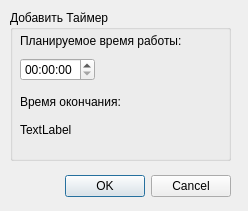
<?xml version="1.0" encoding="UTF-8"?>
<ui version="4.0">
 <class>Dialog</class>
 <widget class="QDialog" name="Dialog">
  <property name="geometry">
   <rect>
    <x>0</x>
    <y>0</y>
    <width>248</width>
    <height>211</height>
   </rect>
  </property>
  <property name="windowTitle">
   <string>Dialog</string>
  </property>
  <widget class="QDialogButtonBox" name="buttonBox">
   <property name="geometry">
    <rect>
     <x>0</x>
     <y>170</y>
     <width>231</width>
     <height>32</height>
    </rect>
   </property>
   <property name="orientation">
    <enum>Qt::Orientation::Horizontal</enum>
   </property>
   <property name="standardButtons">
    <set>QDialogButtonBox::StandardButton::Cancel|QDialogButtonBox::StandardButton::Ok</set>
   </property>
  </widget>
  <widget class="QGroupBox" name="groupBox">
   <property name="geometry">
    <rect>
     <x>10</x>
     <y>10</y>
     <width>221</width>
     <height>151</height>
    </rect>
   </property>
   <property name="title">
    <string>Добавить Таймер</string>
   </property>
   <widget class="QWidget" name="verticalLayoutWidget">
    <property name="geometry">
     <rect>
      <x>10</x>
      <y>20</y>
      <width>171</width>
      <height>51</height>
     </rect>
    </property>
    <layout class="QVBoxLayout" name="verticalLayout">
     <item>
      <widget class="QLabel" name="label">
       <property name="text">
        <string>Планируемое время работы:</string>
       </property>
      </widget>
     </item>
     <item>
      <layout class="QHBoxLayout" name="horizontalLayout">
       <item>
        <widget class="QTimeEdit" name="timeEdit">
         <property name="minimumSize">
          <size>
           <width>75</width>
           <height>0</height>
          </size>
         </property>
        </widget>
       </item>
       <item>
        <spacer name="horizontalSpacer">
         <property name="orientation">
          <enum>Qt::Orientation::Horizontal</enum>
         </property>
         <property name="sizeHint" stdset="0">
          <size>
           <width>40</width>
           <height>20</height>
          </size>
         </property>
        </spacer>
       </item>
      </layout>
     </item>
    </layout>
   </widget>
   <widget class="QWidget" name="verticalLayoutWidget_2">
    <property name="geometry">
     <rect>
      <x>10</x>
      <y>80</y>
      <width>160</width>
      <height>51</height>
     </rect>
    </property>
    <layout class="QVBoxLayout" name="verticalLayout_2">
     <item>
      <widget class="QLabel" name="label_2">
       <property name="text">
        <string>Время окончания:</string>
       </property>
      </widget>
     </item>
     <item>
      <widget class="QLabel" name="label_3">
       <property name="text">
        <string>TextLabel</string>
       </property>
      </widget>
     </item>
    </layout>
   </widget>
  </widget>
 </widget>
 <resources/>
 <connections>
  <connection>
   <sender>buttonBox</sender>
   <signal>accepted()</signal>
   <receiver>Dialog</receiver>
   <slot>accept()</slot>
   <hints>
    <hint type="sourcelabel">
     <x>248</x>
     <y>254</y>
    </hint>
    <hint type="destinationlabel">
     <x>157</x>
     <y>274</y>
    </hint>
   </hints>
  </connection>
  <connection>
   <sender>buttonBox</sender>
   <signal>rejected()</signal>
   <receiver>Dialog</receiver>
   <slot>reject()</slot>
   <hints>
    <hint type="sourcelabel">
     <x>316</x>
     <y>260</y>
    </hint>
    <hint type="destinationlabel">
     <x>286</x>
     <y>274</y>
    </hint>
   </hints>
  </connection>
 </connections>
</ui>
